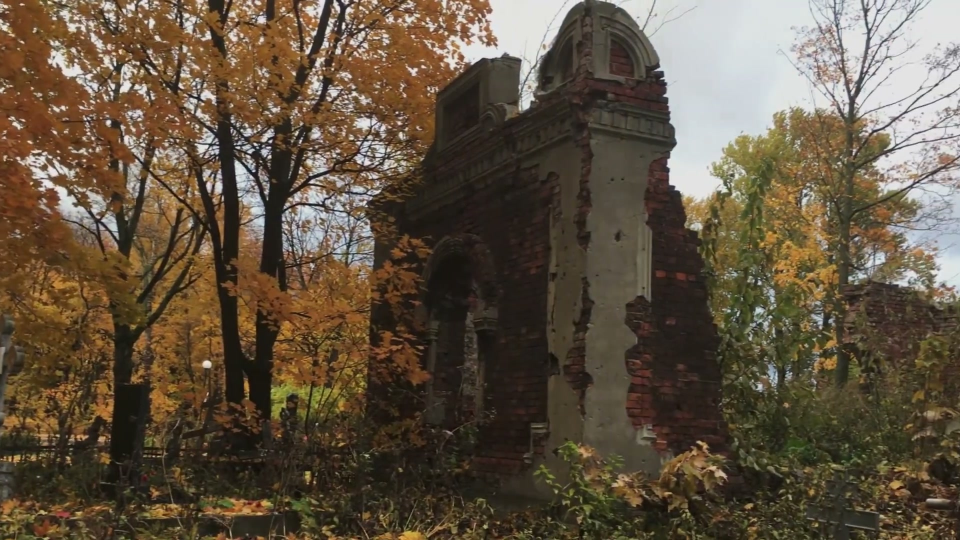
#> input picture examples/crypt-frame.jpg, 1920 x 1080 px (shown at 1/2 size)
$ python -i core.py   (imports and definitions only)
#> lines starting #> are read from the running program, lines starting #| are printed output that depends on the picture
"""Turn one video frame into a contour-field cover with a single coloured hero."""

from __future__ import annotations

import colorsys
import json
from dataclasses import dataclass
from pathlib import Path

import cv2
import numpy as np
from PIL import Image, ImageDraw, ImageFilter, ImageFont, ImageOps

PAPER = (242, 235, 214)
INK_LINE = (24, 22, 20)
DARK_TITLE = (30, 34, 38)
FONT_CANDIDATES = (
    "/System/Library/Fonts/HelveticaNeue.ttc",
    "/Library/Fonts/HelveticaNeue.ttc",
)


@dataclass(frozen=True)
class Layout:
    """Canvas size and the fixed title grid."""

    width: int
    height: int
    title_size: int
    line_gap: int
    left: int
    baseline: int
    edge: int  # width of the light line around the hero


HORIZONTAL = Layout(1280, 720, title_size=76, line_gap=86, left=60, baseline=640, edge=7)
VERTICAL = Layout(1080, 1920, title_size=104, line_gap=116, left=80, baseline=1590, edge=9)


@dataclass
class Hero:
    """Where the hero is, in source-frame pixels. Give exactly one of the three."""

    box: tuple[int, int, int, int] | None = None  # rough rectangle, cut out by GrabCut
    polygon: list[tuple[float, float]] | None = None  # outline traced by hand
    mask: Path | None = None  # ready black-and-white mask, same size as the frame


@dataclass
class CoverSpec:
    frame: Path
    title: list[str]
    hero: Hero
    crop: tuple[int, int, int, int] | None = None  # part of the frame to use, source pixels
    mirror: bool = False
    neutral: tuple[int, int, int] | None = None  # dark field colour; None = taken from the frame
    accent: tuple[int, int, int] | None = None  # hero colour; None = taken from the hero
    dark_title: bool = False  # for light fields (snow)
    vertical: bool = False
    font: Path | None = None
    levels: int = 5


# ---------------------------------------------------------------- frame


# [18 lines left out: functions _source, _default_crop, not called in this run]


def _fit(img: Image.Image, crop, lay: Layout, mirror: bool, resample=Image.Resampling.LANCZOS) -> Image.Image:
    out = img.crop(crop).resize((lay.width, lay.height), resample)
    return ImageOps.mirror(out) if mirror else out


# ---------------------------------------------------------------- hero mask


# [61 lines left out: functions _clean, hero_mask, accent_of, neutral_of, not called in this run]


# ---------------------------------------------------------------- drawing


def redraw(img: Image.Image, levels: int = 5, smooth: int = 13, ink: int = 4) -> np.ndarray:
    """Luminance of the frame redrawn as flat tones with ink lines on the tone borders (0..1)."""
#> called with levels = 5, smooth = 13, ink = 4
    a = np.asarray(img)
    for _ in range(3):
        a = cv2.bilateralFilter(a, 9, 50, 9)
    im = Image.fromarray(cv2.medianBlur(a, 7))
    for _ in range(3):
        im = im.filter(ImageFilter.ModeFilter(smooth))
#> this loop made 3 passes
#> pass 1, in redraw, `im = im.filter(ImageFilter.ModeFilter(smooth))`:
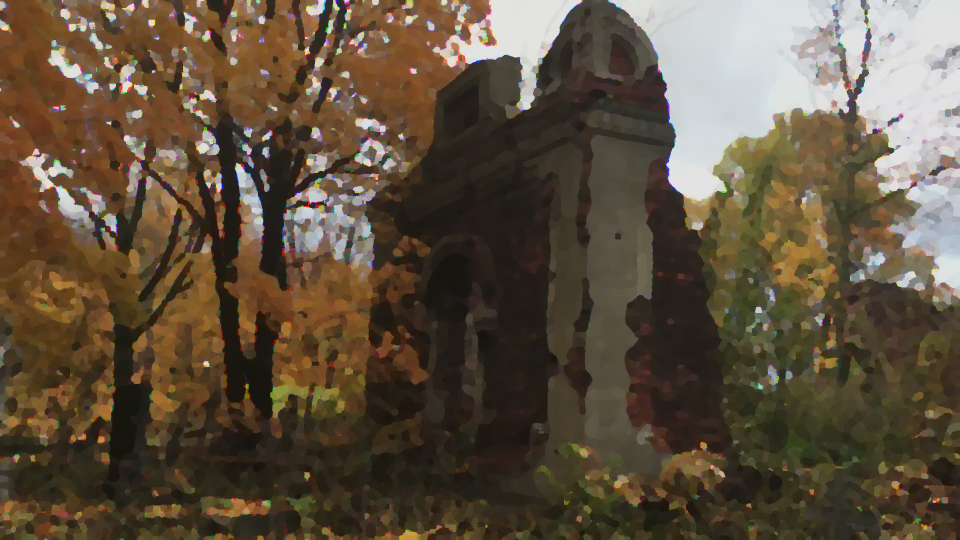
#> im: PIL image 1920x1080 RGB (shown at 1/2 size); mean R, G, B 94.7, 80.7, 63
#> pass 2, in redraw, `im = im.filter(ImageFilter.ModeFilter(smooth))`:
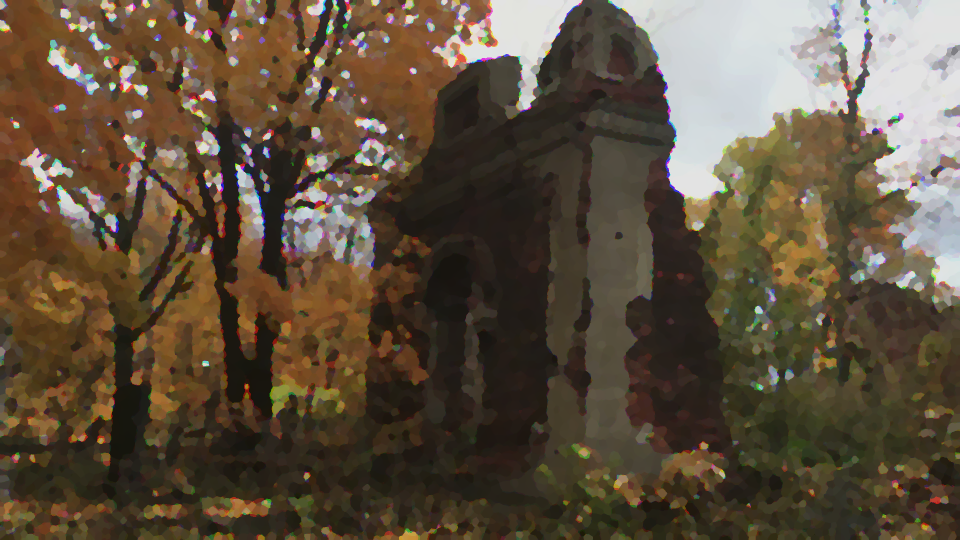
#> im: PIL image 1920x1080 RGB (shown at 1/2 size); mean R, G, B 94.8, 80.6, 63
    im = im.filter(ImageFilter.SMOOTH_MORE)
    q = im.quantize(levels, method=Image.Quantize.MEDIANCUT, dither=Image.Dither.NONE).convert("RGB")
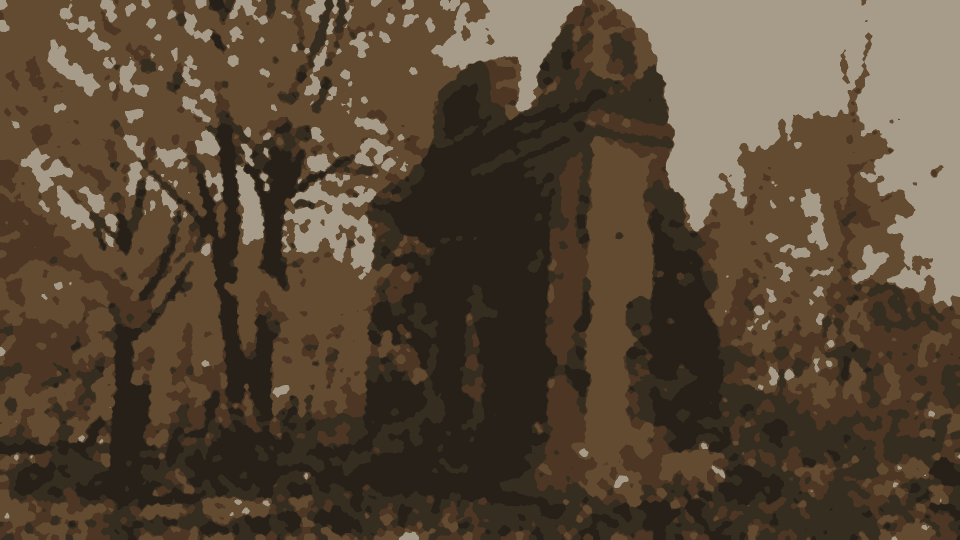
#> q: PIL image 1920x1080 RGB (shown at 1/2 size); mean R, G, B 86.6, 71.5, 53.5
    q = q.filter(ImageFilter.ModeFilter(7))
    edges = q.convert("L").filter(ImageFilter.FIND_EDGES).point(lambda v: 255 if v > 18 else 0)
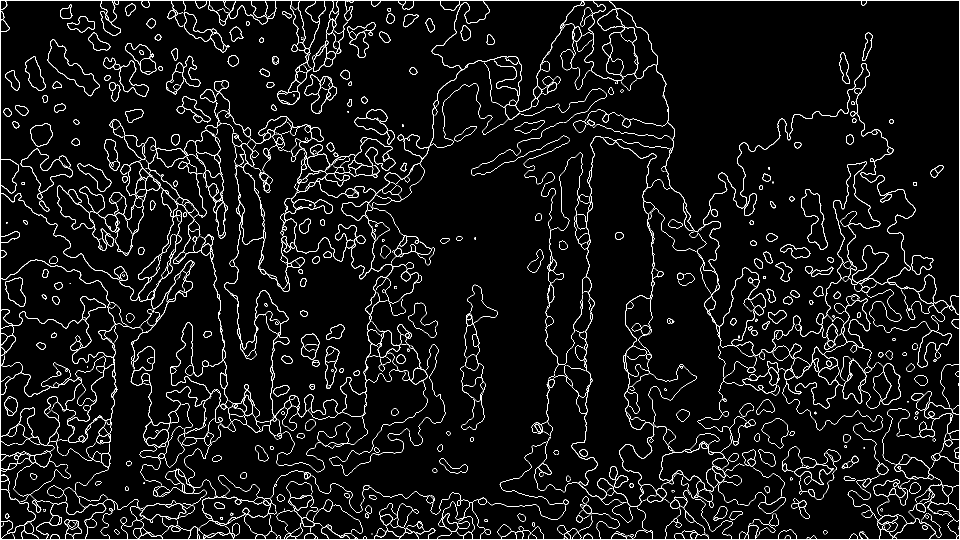
#> edges: PIL image 1920x1080 L (shown at 1/2 size); 5.1% white in thin lines or dots
    if ink:
        q.paste(INK_LINE, (0, 0), edges.filter(ImageFilter.MaxFilter(ink | 1)))
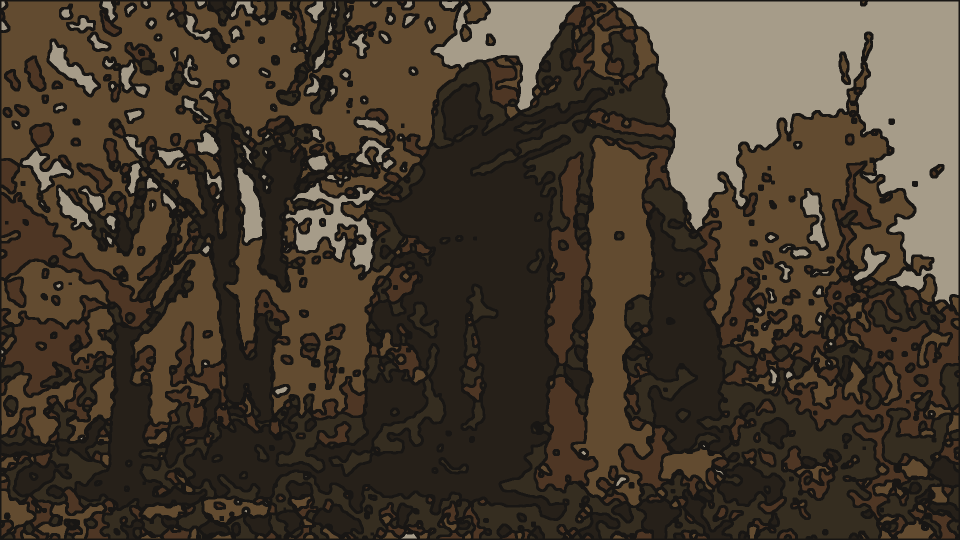
#> q: PIL image 1920x1080 RGB (shown at 1/2 size); mean R, G, B 70.8, 59.4, 45.7
    return np.asarray(q).astype(float).mean(2, keepdims=True) / 255
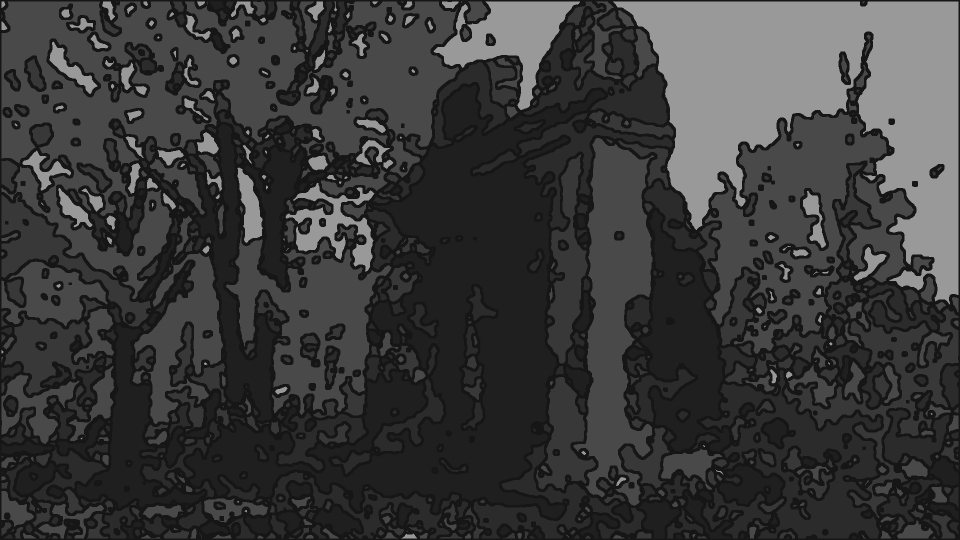
#> returned value: shape (1080, 1920, 1) float64 (shown at 1/2 size); min 0.0863, max 0.6, mean 0.23


# [34 lines left out: functions _font, compose, make_cover, not called in this run]


def load_polygon(path: Path) -> list[tuple[float, float]]:
    return [tuple(p) for p in json.loads(Path(path).read_text())]

>>> import cv2
>>> picture = cv2.cvtColor(cv2.imread('../../examples/crypt-frame.jpg'), cv2.COLOR_BGR2RGB)
>>> result = redraw(picture)
